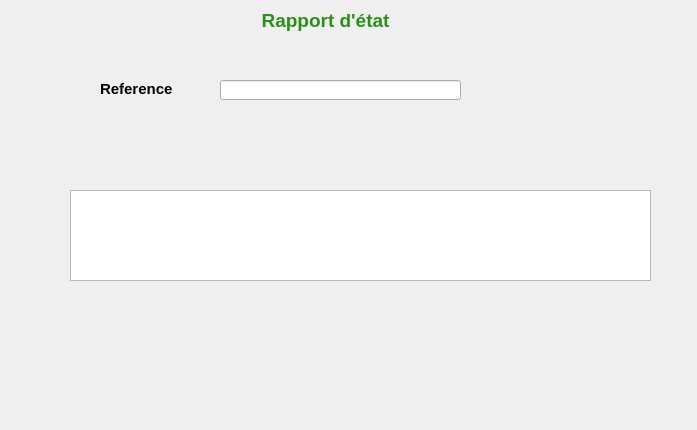
<?xml version="1.0" encoding="UTF-8"?>
<ui version="4.0">
 <class>rapport</class>
 <widget class="QWidget" name="rapport">
  <property name="geometry">
   <rect>
    <x>0</x>
    <y>0</y>
    <width>697</width>
    <height>430</height>
   </rect>
  </property>
  <property name="windowTitle">
   <string>Form</string>
  </property>
  <widget class="QPushButton" name="retourrPB">
   <property name="geometry">
    <rect>
     <x>30</x>
     <y>350</y>
     <width>81</width>
     <height>51</height>
    </rect>
   </property>
   <property name="text">
    <string/>
   </property>
   <property name="icon">
    <iconset resource="Images.qrc">
     <normaloff>:/icon/Icon/28.png</normaloff>:/icon/Icon/28.png</iconset>
   </property>
   <property name="iconSize">
    <size>
     <width>50</width>
     <height>50</height>
    </size>
   </property>
   <property name="flat">
    <bool>true</bool>
   </property>
  </widget>
  <widget class="QLabel" name="label">
   <property name="geometry">
    <rect>
     <x>230</x>
     <y>0</y>
     <width>191</width>
     <height>41</height>
    </rect>
   </property>
   <property name="text">
    <string>&lt;!DOCTYPE HTML PUBLIC &quot;-//W3C//DTD HTML 4.0//EN&quot; &quot;http://www.w3.org/TR/REC-html40/strict.dtd&quot;&gt;
&lt;html&gt;&lt;head&gt;&lt;meta name=&quot;qrichtext&quot; content=&quot;1&quot; /&gt;&lt;style type=&quot;text/css&quot;&gt;
p, li { white-space: pre-wrap; }
&lt;/style&gt;&lt;/head&gt;&lt;body style=&quot; font-family:'MS Shell Dlg 2'; font-size:8.25pt; font-weight:400; font-style:normal;&quot;&gt;
&lt;p align=&quot;center&quot; style=&quot; margin-top:0px; margin-bottom:0px; margin-left:0px; margin-right:0px; -qt-block-indent:0; text-indent:0px;&quot;&gt;&lt;span style=&quot; font-size:14pt; font-weight:600; color:#269313;&quot;&gt;Rapport d'état&lt;/span&gt;&lt;/p&gt;&lt;/body&gt;&lt;/html&gt;</string>
   </property>
  </widget>
  <widget class="QLabel" name="label_2">
   <property name="geometry">
    <rect>
     <x>100</x>
     <y>80</y>
     <width>91</width>
     <height>16</height>
    </rect>
   </property>
   <property name="text">
    <string>&lt;!DOCTYPE HTML PUBLIC &quot;-//W3C//DTD HTML 4.0//EN&quot; &quot;http://www.w3.org/TR/REC-html40/strict.dtd&quot;&gt;
&lt;html&gt;&lt;head&gt;&lt;meta name=&quot;qrichtext&quot; content=&quot;1&quot; /&gt;&lt;style type=&quot;text/css&quot;&gt;
p, li { white-space: pre-wrap; }
&lt;/style&gt;&lt;/head&gt;&lt;body style=&quot; font-family:'MS Shell Dlg 2'; font-size:8.25pt; font-weight:400; font-style:normal;&quot;&gt;
&lt;p style=&quot; margin-top:0px; margin-bottom:0px; margin-left:0px; margin-right:0px; -qt-block-indent:0; text-indent:0px;&quot;&gt;&lt;span style=&quot; font-size:11pt; font-weight:600;&quot;&gt;Reference&lt;/span&gt;&lt;/p&gt;&lt;/body&gt;&lt;/html&gt;</string>
   </property>
  </widget>
  <widget class="QLineEdit" name="refLE">
   <property name="geometry">
    <rect>
     <x>220</x>
     <y>80</y>
     <width>241</width>
     <height>20</height>
    </rect>
   </property>
  </widget>
  <widget class="QTableView" name="tableView">
   <property name="geometry">
    <rect>
     <x>70</x>
     <y>190</y>
     <width>581</width>
     <height>91</height>
    </rect>
   </property>
  </widget>
  <widget class="QPushButton" name="rechercherPB">
   <property name="geometry">
    <rect>
     <x>480</x>
     <y>70</y>
     <width>91</width>
     <height>51</height>
    </rect>
   </property>
   <property name="text">
    <string/>
   </property>
   <property name="icon">
    <iconset resource="Images.qrc">
     <normaloff>:/icon/Icon/156.png</normaloff>:/icon/Icon/156.png</iconset>
   </property>
   <property name="iconSize">
    <size>
     <width>40</width>
     <height>40</height>
    </size>
   </property>
   <property name="flat">
    <bool>true</bool>
   </property>
  </widget>
  <widget class="QLabel" name="label_3">
   <property name="geometry">
    <rect>
     <x>-10</x>
     <y>-60</y>
     <width>751</width>
     <height>491</height>
    </rect>
   </property>
   <property name="text">
    <string/>
   </property>
   <property name="pixmap">
    <pixmap resource="Images.qrc">:/Arriere/images/ordre.jpg</pixmap>
   </property>
  </widget>
  <zorder>label_3</zorder>
  <zorder>retourrPB</zorder>
  <zorder>label</zorder>
  <zorder>label_2</zorder>
  <zorder>refLE</zorder>
  <zorder>tableView</zorder>
  <zorder>rechercherPB</zorder>
 </widget>
 <resources>
  <include location="Images.qrc"/>
 </resources>
 <connections/>
</ui>
